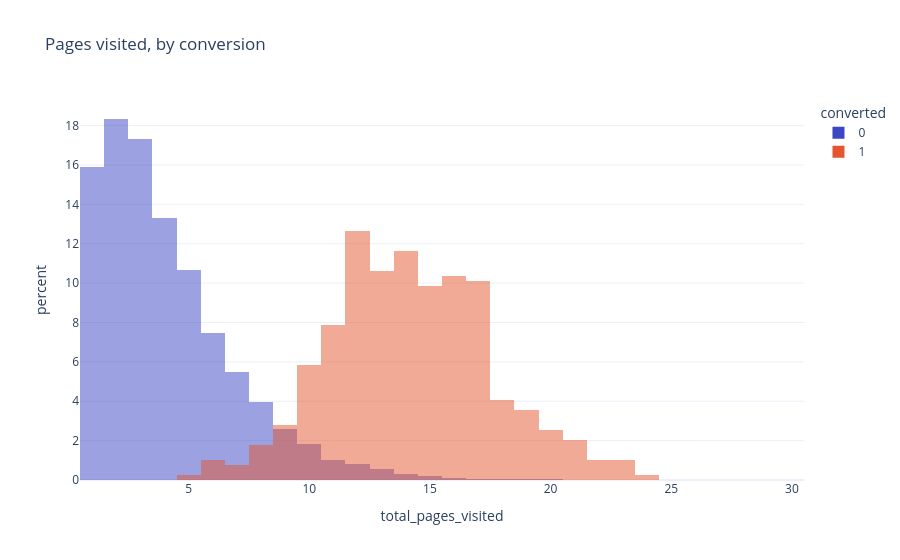

Notebook code for this chart:
### Markdown cell above
## Explore the data

The dataset is large: draw your figures from a sample.

### Code cell
sample = data.sample(10_000, random_state=0)

fig = px.histogram(sample, x="total_pages_visited", color="converted", barmode="overlay",
                   histnorm="percent", title="Pages visited, by conversion")
fig.show()

### Figure 1 — Plotly figure (JSON) as saved in the notebook; plotly's stock layout.template omitted (floating-point values rounded to 4 significant figures; data arrays with more than 128 entries replaced by an {"elided": "..."} marker saying what was removed)
{"data": [{"bingroup": "x", "histnorm": "percent", "hovertemplate": "converted=0<br>total_pages_visited=%{x}<br>percent=%{y}<extra></extra>", "legendgroup": "0", "marker": {"color": "#3B47C4", "opacity": 0.5, "pattern": {"shape": ""}}, "name": "0", "orientation": "v", "showlegend": true, "type": "histogram", "x": {"elided": "9605 int values"}, "xaxis": "x", "yaxis": "y"}, {"bingroup": "x", "histnorm": "percent", "hovertemplate": "converted=1<br>total_pages_visited=%{x}<br>percent=%{y}<extra></extra>", "legendgroup": "1", "marker": {"color": "#E4572E", "opacity": 0.5, "pattern": {"shape": ""}}, "name": "1", "orientation": "v", "showlegend": true, "type": "histogram", "x": {"elided": "395 int values"}, "xaxis": "x", "yaxis": "y"}], "layout": {"barmode": "overlay", "legend": {"title": {"text": "converted"}, "tracegroupgap": 0}, "title": {"text": "Pages visited, by conversion"}, "xaxis": {"anchor": "y", "domain": [0.0, 1.0], "title": {"text": "total_pages_visited"}}, "yaxis": {"anchor": "x", "domain": [0.0, 1.0], "title": {"text": "percent"}}}}
